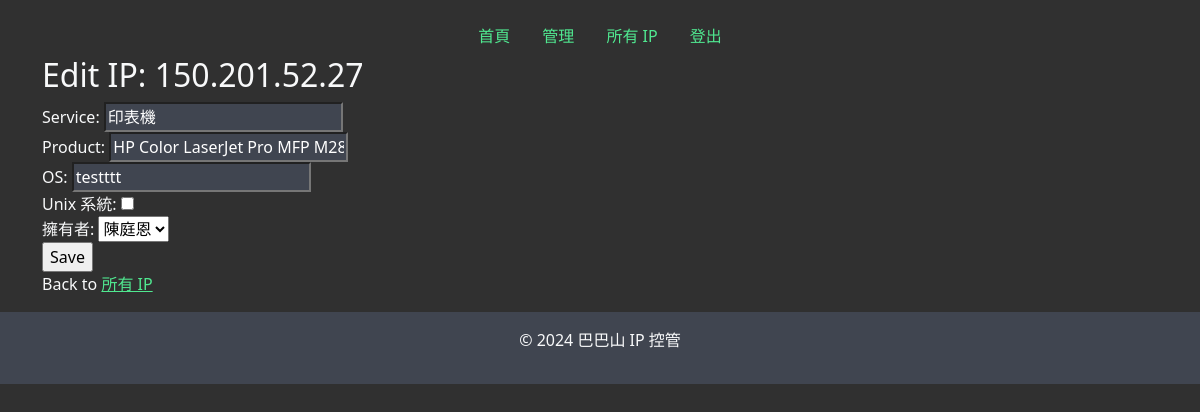
/ip/edit/150.201.52.27 (signed in), run on an earlier commit of the app's database.
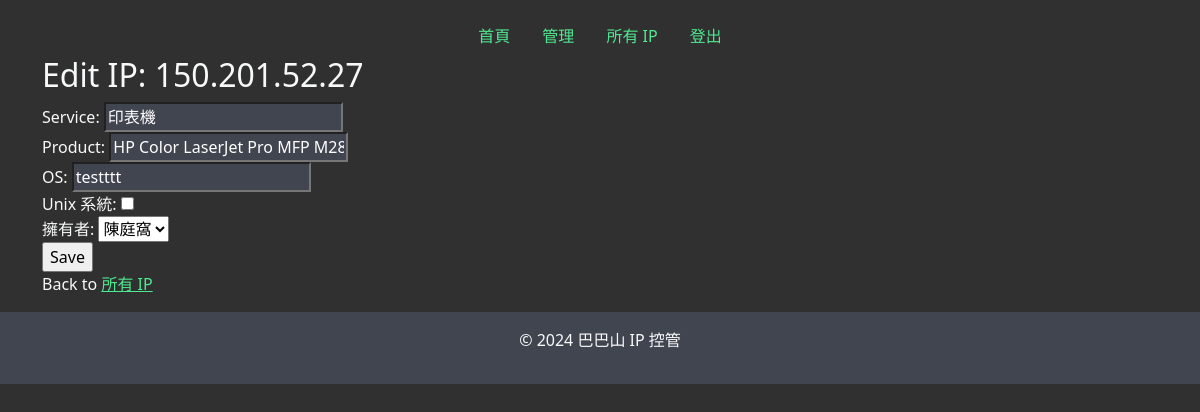
And on a later commit of the database.
### IP/models.py (models this page shows, shortened)
class IP(models.Model):
    id = models.AutoField(primary_key=True)
    ip = models.CharField(max_length=20)
    service = models.CharField(max_length=20)
    product = models.CharField(max_length=20)
    os = models.CharField(max_length=20)
    unix_like = models.BooleanField()
    owner_id = models.IntegerField()

class Owner(models.Model):
    id = models.AutoField(primary_key=True)
    name = models.CharField(max_length=100)
    unit = models.CharField(max_length=100)
    ext = models.IntegerField()

### IP/views.py (the view, shortened to what this page needs)
# urls.py: path('ip/edit/<str:ip_str>', views.ip_edit, name='ip_edit'),
def ip_edit(request, ip_str):
    ip = IP.objects.filter(ip=ip_str).first()
    owners = Owner.objects.all()
    message = None
    template = loader.get_template('ip_edit.html')
    context = {
        'ip': ip,
        'owners': owners,
    }
    return HttpResponse(template.render(context, request))

### IP/templates/ip_edit.html (shortened to what this page needs)
{% extends "master.html" %}
{% load static %}
{% block content %}
<div class="container text-light">
    <h2>Edit IP: {{ ip.ip }}</h2>
    <form method="post" action="{% url 'ip_edit' ip_str=ip.ip %}">
        <div class="custom-input">
            <label for="service">Service:</label>
            <input type="text" id="service" name="service" value="{{ ip.service }}"><br>
            <label for="product">Product:</label>
            <input type="text" id="product" name="product" value="{{ ip.product }}"><br>
            <label for="os">OS:</label>
            <input type="text" id="os" name="os" value="{{ ip.os }}"><br>
            <label for="unix_like">Unix 系統:</label>
            <input type="checkbox" id="unix_like" name="unix_like" {% if ip.unix_like %}checked{% endif %}><br>
            <label for="owner_id">擁有者:</label>
            <select id="owner" name="owner_id">
              {% for owner in owners %}
                <option value="{{ owner.id }}" {% if owner.id == ip.owner_id %}selected{% endif %}>{{ owner.name }}</option>
              {% endfor %}
            </select><br>
            </div>
            <input type="submit" value="Save">
    </form>
    <p>Back to <a href="/ip/overview">所有 IP</a></p>
    </div>
    {% endblock %}

### ipControl/templates/master.html (shortened to what this page needs)
<!DOCTYPE html>
<html>
<head>
  <link href="https://cdn.jsdelivr.net/npm/bootstrap@5.2.3/dist/css/bootstrap.min.css" rel="stylesheet">
  {% load static %}
  <link rel="stylesheet" href="{% static 'custom.css' %}">
</head>
<body class="custom-bg-primary">
  <div class="container-fluid mt-3">
    <ul class="nav custom-nav-primary justify-content-center">
      <li class="nav-item">
        <a class="nav-link" href="/">首頁</a>
      </li>
      {% if user.is_staff %}
      <li class="nav-item">
        <a class="nav-link" href="/admin">管理</a>
      </li>
      {% endif %}
      {% if user.is_authenticated %}
      <li class="nav-item">
        <a class="nav-link" href="{% url 'overview' %}">所有 IP</a>
      </li>
      {% endif %}
      {% if user.is_authenticated %}
      <li class="nav-item">
        <a class="nav-link" href="{% url 'logout' %}">登出</a>
      </li>
      {% else %}
      <li class="nav-item">
        <a class="nav-link" href="{% url 'login' %}">登入</a>
      </li>
      {% endif %}
    </ul>
  </div>
{% block content %}
{% endblock %}
<footer class="custom-bg-secondary text-light text-center py-3 mt-1">
  <div class="container">
      <p>&copy; 2024 巴巴山 IP 控管</p>
  </div>
</footer>
</body>
</html>

### static/custom.css (style rules this page uses)
.custom-bg-primary { background-color: #303030; }
.custom-bg-secondary { background-color: #404550; }
.custom-nav-primary > li > a { color: #50E890; }
a { color: #50E890; }
.custom-input input { background-color: #404550; color: #FFF; }

What changed in the data, as far as the page shows it:
changed through a linked row, IP "印表機": owner_id "陳庭恩" → "陳庭窩"
